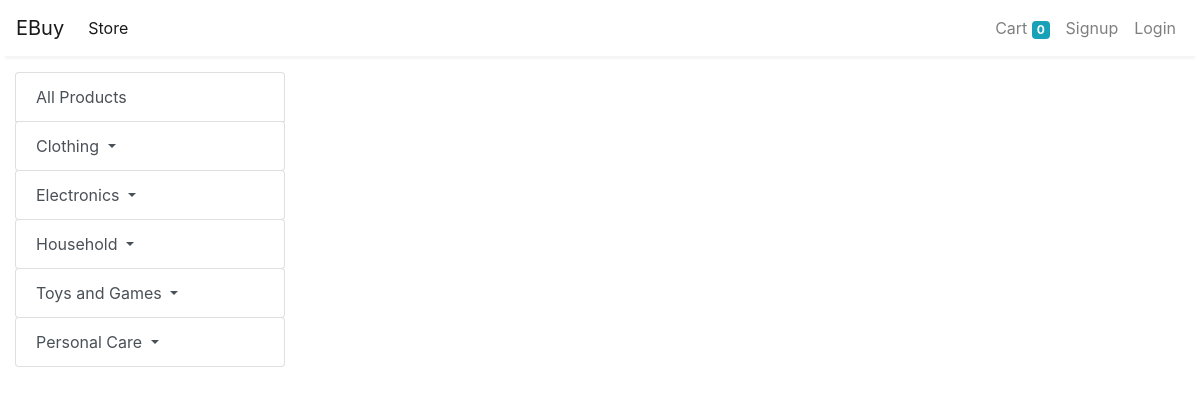
The page /?subcategory=16 on the database as committed earlier.
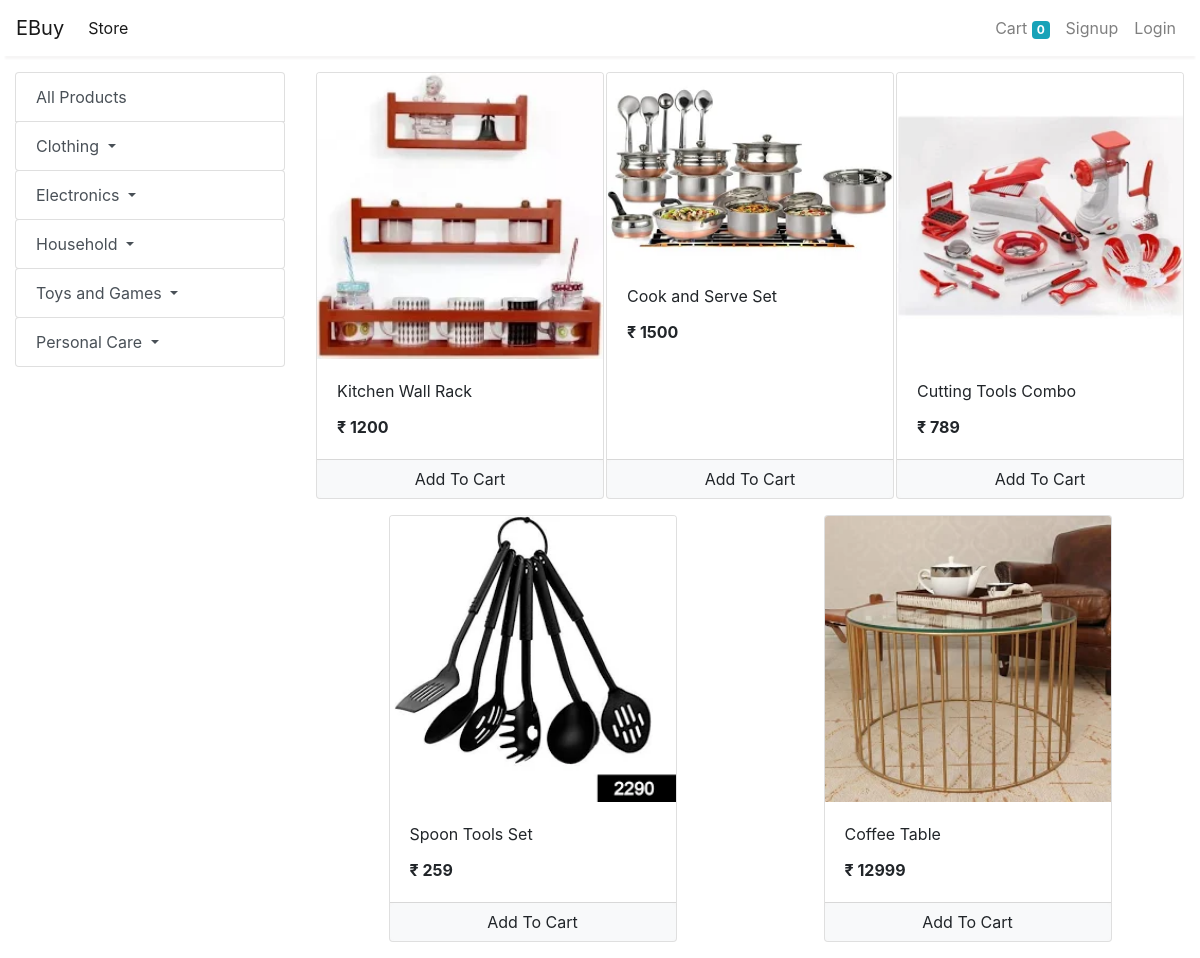
The same page on the database as committed later.
### store/models/category.py (models this page shows, shortened)
class Category(models.Model):
    name = models.CharField(max_length=20)
    @staticmethod
    def get_all_categories():
        return Category.objects.all()

### store/models/products.py (models this page shows, shortened)
class Product(models.Model):
    name = models.CharField(max_length=50)
    price = models.IntegerField(default=0)
    category = models.ForeignKey(Category, on_delete=models.CASCADE,default=1)
    sub_category = models.ForeignKey(SubCategory, on_delete=models.CASCADE,default=1)
    description = models.CharField(max_length=50,default='',null = True,blank = True)
    image = models.ImageField(upload_to='uploads/product/')
    @staticmethod
    def get_all_products():
        return Product.objects.all()
    @staticmethod
    def get_all_products_by_subcategoryid(subcategory_id,category_id):
        if subcategory_id:
            return Product.objects.filter(sub_category = subcategory_id)
        else:
            return Product.get_all_products()

### store/views/home.py (the view, shortened to what this page needs)
# urls.py: path('', Index.as_view(), name='Homepage'),
class Index(View):
    def get(self, request):
        cart = request.session.get('cart')
        if not cart:
            request.session['cart'] = {}
        products = None
        categories = Category.get_all_categories()
        categoryID = request.GET.get('category')
        subcategories = SubCategory.get_all_subcategories(categoryID)
        subcategoryID = request.GET.get('subcategory')
        if categoryID:
                products = Product.get_all_products_by_categoryid(categoryID)
        else:
            products = Product.get_all_products()
        if subcategoryID:
            products = Product.get_all_products_by_subcategoryid(subcategoryID, categoryID)
        data = {}
        data['products'] = products
        data['categories'] = categories
        data['subcategories'] = subcategories
        return render(request, 'index.html', data)

### store/models/subcategory.py (called while the page is built)
    @staticmethod
    def get_all_subcategories(category_id):
        return SubCategory.objects.filter()

### store/templatetags/cart.py (called while the page is built)
@register.filter(name='is_in_cart')
def is_in_cart(product, cart):
    keys = cart.keys()
    for id in keys:
        if int(id) == product.id:
            return True
    return False

### store/templatetags/custom_filter.py (called while the page is built)
@register.filter(name='currency')
def currency(number):
    return "₹ "+str(number)

### store/templates/index.html (shortened to what this page needs)
{% extends 'base.html' %}
{% block content %}
{% load cart %}
{% load custom_filter %}
<div class="container-fluid mt-3">
	<div class="row">
		<div class="col-lg-3 mx-auto">
			<div class="list-group">
				<a href="/" class="list-group-item list-group-item-action">All Products</a>
				{% for category in categories %}
				<div class="dropdown">
  					<a class="list-group-item list-group-item-action btn btn-light dropdown-toggle" href="#!" role="button" id="dropdownMenuLink"
    					data-toggle="dropdown" aria-haspopup="true" aria-expanded="false">
    						{{category.name}}
					</a>
				</div>
				{% endfor %}
			</div>
		</div>
		<div id='products' class="col-lg-9 mx-auto">
			<div class="row mx-auto">
				{% for product in products %}
				<div class="card mx-auto mb-3" id={{product.id}} style="width: 18rem;">
					<img class="card-img-top" src="{{product.image.url}}" alt="Card image cap">
					<div class="card-body">
						<p class="card-title">{{product.name}}</p>
						<p class="card-text"><b>{{product.price|currency}}</b></p>
					</div>
					<div class="card-footer p-0 no-gutters">
						{% if product|is_in_cart:request.session.cart %}
						<div class="row no-gutters">
							<form action="/#{{product.id}}" class="col-2 " method="post">
								{% csrf_token %}
								<input hidden type="text" name='product' value='{{product.id}}'>
								<input hidden type="text" name='remove' value='True'>
								<input type="submit" value=" - " class="btn btn-block btn-light border-right">
							</form>
							<div class="text-center col">{{product|cart_quantity:request.session.cart}} in Cart</div>
							<form action="/#{{product.id}}" class="col-2 " method="post">
								{% csrf_token %}
								<input hidden type="text" name='product' value='{{product.id}}'>
								<input type="submit" value=" + " class="btn btn-block btn-light border-left">
							</form>
						</div>
						{% else %}
						<form action="/#{{product.id}}" method="POST" class="btn-block">
							<input type="submit" class="float-right btn btn-light  form-control"
								value="Add To Cart">
						</form>
						{% endif %}
					</div>
				</div>
				{% endfor %}
			</div>
		</div>
	</div>
</div>
{% endblock %}

Rows that differ between the two databases and show on the page:
added Product: image (picture), name "Kitchen Wall Rack", price "₹ 1200"
added Product: image (picture), name "Cook and Serve Set", price "₹ 1500"
added Product: image (picture), name "Cutting Tools Combo", price "₹ 789"
added Product: image (picture), name "Spoon Tools Set", price "₹ 259"
added Product: image (picture), name "Coffee Table", price "₹ 12999"
